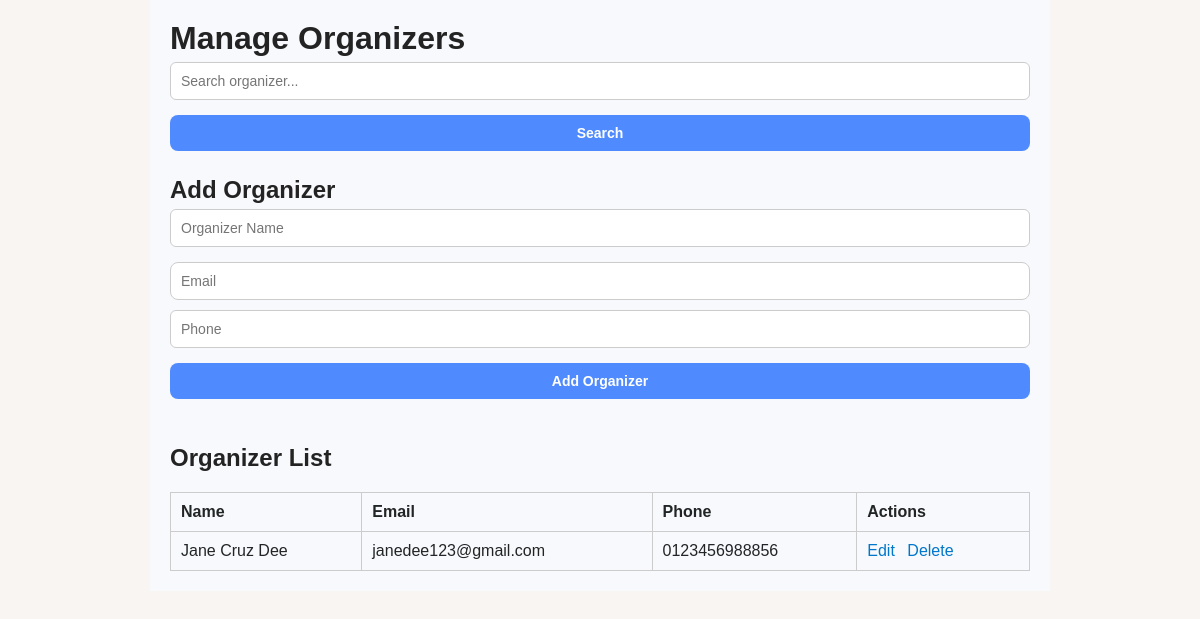
The app's page /eventsys/codes/php/manage_organizers.php, older data.
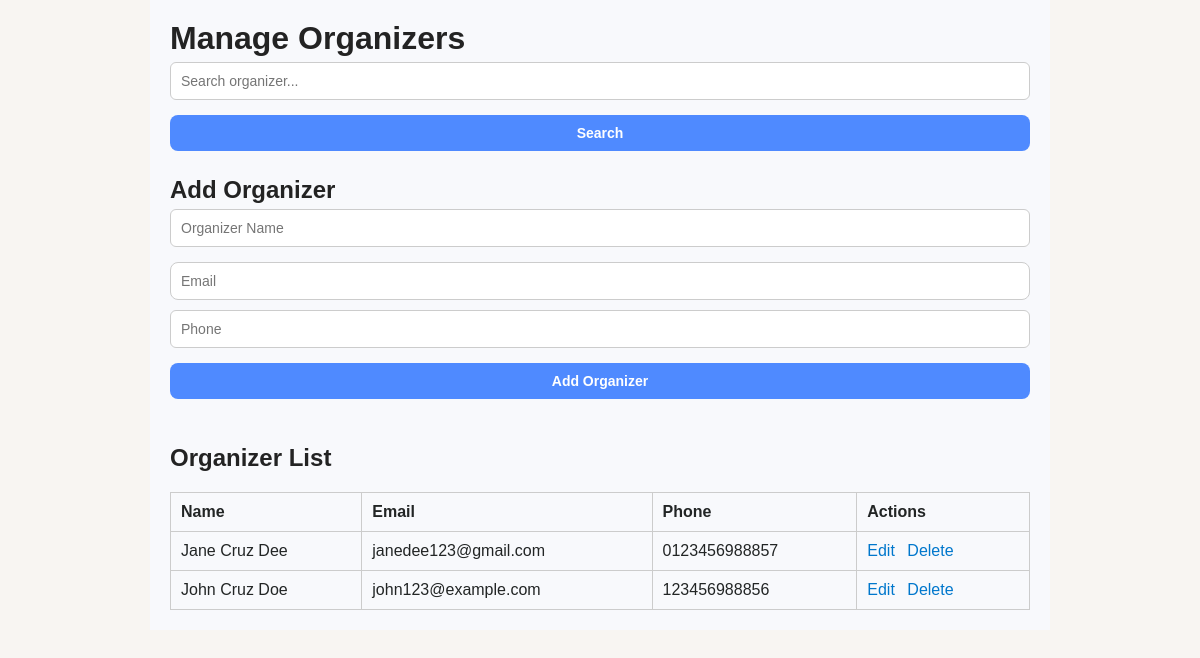
The same page, newer data.
### tables this page shows
CREATE TABLE `organizer` (
  `organizer_id` int(11) NOT NULL,
  `name` varchar(255) NOT NULL,
  `contact_email` varchar(255) DEFAULT NULL,
  `phone` varchar(20) DEFAULT NULL
);

### eventsys/codes/php/manage_organizers.php (the view, shortened to what this page needs)
<?php
include('../includes/db.php');
$edit_organizer = null;
$search = $_GET['search'] ?? '';
$search_param = '%' . $search . '%';
if (!empty($search)) {
    $stmt = $conn->prepare("SELECT * FROM organizer WHERE name LIKE ? OR contact_email LIKE ? OR phone LIKE ?");
    $stmt->bind_param("sss", $search_param, $search_param, $search_param);
} else {
    $stmt = $conn->prepare("SELECT * FROM organizer");
}
$stmt->execute();
$organizers = $stmt->get_result();
?>
<!DOCTYPE html>
<html>
<head>
    <link rel="stylesheet" href="../css/style.css">
</head>
<body>
<div class="container">
    <h1>Manage Organizers</h1>
    <form method="GET" style="margin-bottom: 20px;">
        <input type="text" name="search" placeholder="Search organizer..." value="<?= htmlspecialchars($search) ?>">
        <button type="submit">Search</button>
    </form>
    <h2><?= $edit_organizer ? "Edit Organizer" : "Add Organizer" ?></h2>
    <form method="POST">
        <input type="text" name="name" placeholder="Organizer Name" value="<?= $edit_organizer['name'] ?? '' ?>" required>
        <input type="email" name="contact_email" placeholder="Email" value="<?= $edit_organizer['contact_email'] ?? '' ?>" required>
        <input type="text" name="phone" placeholder="Phone" value="<?= $edit_organizer['phone'] ?? '' ?>" required>
        <button type="submit"><?= $edit_organizer ? "Update Organizer" : "Add Organizer" ?></button>
    </form>
    <h2 style="margin-top: 40px;">Organizer List</h2>
    <table>
        <thead>
            <tr>
                <th>Name</th>
                <th>Email</th>
                <th>Phone</th>
                <th>Actions</th>
            </tr>
        </thead>
        <tbody>
            <?php if ($organizers->num_rows > 0): ?>
                <?php while ($row = $organizers->fetch_assoc()): ?>
                    <tr>
                        <td><?= htmlspecialchars($row['name']) ?></td>
                        <td><?= htmlspecialchars($row['contact_email']) ?></td>
                        <td><?= htmlspecialchars($row['phone']) ?></td>
                        <td class="actions">
                            <a href="manage_organizers.php?edit=<?= $row['organizer_id'] ?>">Edit</a>
                            <a href="manage_organizers.php?delete=<?= $row['organizer_id'] ?>" onclick="return confirm('Are you sure you want to delete this organizer?')">Delete</a>
                        </td>
                    </tr>
                <?php endwhile; ?>
            <?php else: ?>
                <tr><td colspan="4">No organizers found.</td></tr>
            <?php endif; ?>
        </tbody>
    </table>
</div>
</body>
</html>

### eventsys/codes/css/style.css (style rules this page uses)
:root { --color-bg: #f8f5f2; --color-headline: #232323; --color-paragraph: #222525; --color-button: #078080; --color-button-text: #232323; --color-stroke: #232323; --color-main: #ffffff; --color-highlight: #078080; --color-secondary: #f45d48; --color-tertiary: #f8f5f2; }
.sidebar, .banner, input, select, textarea, button { transition: background 0.3s ease, color 0.3s ease; }
* { margin: 0; padding: 0; box-sizing: border-box; }
body { margin: 0; background: var(--color-bg); color: var(--color-paragraph); font-family: 'Poppins', sans-serif; }
h1, h2, .banner h1 { color: var(--color-headline); }
a { text-decoration: none; color: #0077cc; margin-right: 10px; }
input[type="text"] { padding: 10px; border-radius: 6px; border: 1px solid #ccc; margin-bottom: 10px; width: 100%; }
input, button { width: 100%; padding: 12px; margin: 10px 0; border-radius: 8px; border: 1px solid #ccc; font-size: 14px; }
button { background: var(--color-button); color: var(--color-button-text); border: none; padding: 12px 16px; border-radius: 8px; font-weight: bold; cursor: pointer; }
button, .login-button, .register-button, .card a, .back-link, .attendance-link, .edit-link, .delete-link { background: var(--color-button); color: var(--color-button-text); border: none; font-weight: bold; }

### eventsys/codes/php/manage_organizers.php (style rules this page uses)
.container { max-width: 900px; margin: auto; padding: 20px; font-family: 'Poppins', sans-serif; background: #f8f9fc; }
table { width: 100%; border-collapse: collapse; margin-top: 20px; }
th, td { padding: 10px; border: 1px solid #ccc; text-align: left; }
form input, form button { margin: 5px 0; padding: 10px; width: 100%; border-radius: 8px; border: 1px solid #ccc; }
form button { background: #4f8aff; color: white; border: none; cursor: pointer; }
.actions a { margin-right: 8px; color: #0077cc; text-decoration: none; }

Row changes from the older to the newer data that the page shows:
changed organizer "Jane Cruz Dee": phone "0123456988856" → "0123456988857"
added organizer: name "John Cruz Doe", contact_email "john123@example.com", phone "123456988856"
